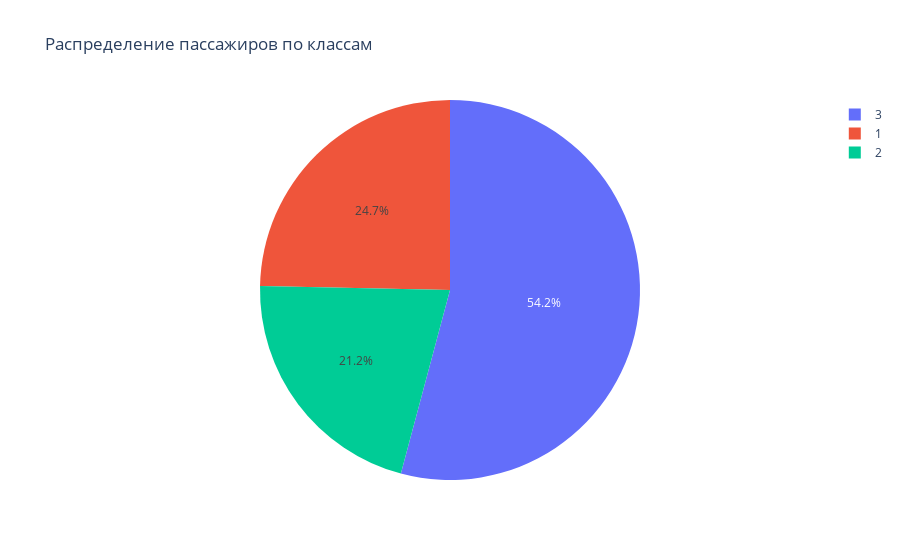

Source (notebook cell):
### Markdown cell above
Pie Chart

### Code cell
fig6 = px.pie(class_counts, values='count', names='Pclass', 
             title='Распределение пассажиров по классам')
fig6.show()

### Figure 1 — Plotly figure (JSON) as saved in the notebook; plotly's stock layout.template omitted (floating-point values rounded to 4 significant figures)
{"data": [{"domain": {"x": [0, 1], "y": [0, 1]}, "hovertemplate": "Pclass=%{label}<br>count=%{value}<extra></extra>", "labels": [3, 1, 2], "legendgroup": "", "name": "", "showlegend": true, "type": "pie", "values": [709, 323, 277]}], "layout": {"legend": {"tracegroupgap": 0}, "title": {"text": "Распределение пассажиров по классам"}}}
